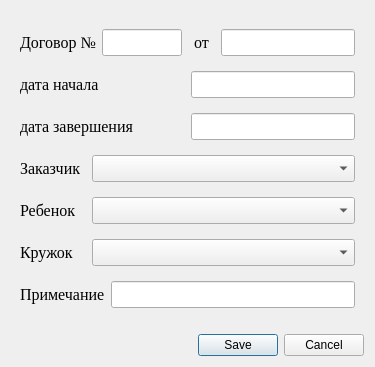
<?xml version="1.0" encoding="UTF-8"?>
<ui version="4.0">
 <class>DialogAddNewContract</class>
 <widget class="QDialog" name="DialogAddNewContract">
  <property name="geometry">
   <rect>
    <x>0</x>
    <y>0</y>
    <width>375</width>
    <height>367</height>
   </rect>
  </property>
  <property name="windowTitle">
   <string>Новый договор</string>
  </property>
  <layout class="QVBoxLayout" name="verticalLayout_2">
   <item>
    <widget class="QWidget" name="widget_ContractInfo" native="true">
     <layout class="QVBoxLayout" name="verticalLayout">
      <item>
       <layout class="QHBoxLayout" name="horizontalLayout" stretch="2,3,1,5">
        <item>
         <widget class="QLabel" name="label">
          <property name="font">
           <font>
            <family>Times New Roman</family>
            <pointsize>12</pointsize>
           </font>
          </property>
          <property name="text">
           <string>Договор №</string>
          </property>
         </widget>
        </item>
        <item>
         <widget class="QLineEdit" name="lineEdit_ContractNumberDialog">
          <property name="font">
           <font>
            <family>Times New Roman</family>
            <pointsize>12</pointsize>
           </font>
          </property>
         </widget>
        </item>
        <item>
         <widget class="QLabel" name="label_2">
          <property name="font">
           <font>
            <family>Times New Roman</family>
            <pointsize>12</pointsize>
           </font>
          </property>
          <property name="text">
           <string>от</string>
          </property>
          <property name="alignment">
           <set>Qt::AlignCenter</set>
          </property>
         </widget>
        </item>
        <item>
         <widget class="QLineEdit" name="lineEdit_ContractDateDialog">
          <property name="font">
           <font>
            <family>Times New Roman</family>
            <pointsize>12</pointsize>
           </font>
          </property>
         </widget>
        </item>
       </layout>
      </item>
      <item>
       <layout class="QHBoxLayout" name="horizontalLayout_2" stretch="1,1">
        <item>
         <widget class="QLabel" name="label_3">
          <property name="font">
           <font>
            <family>Times New Roman</family>
            <pointsize>12</pointsize>
           </font>
          </property>
          <property name="text">
           <string>дата начала</string>
          </property>
         </widget>
        </item>
        <item>
         <widget class="QLineEdit" name="lineEdit_ContractDateStartDialog">
          <property name="font">
           <font>
            <family>Times New Roman</family>
            <pointsize>12</pointsize>
           </font>
          </property>
         </widget>
        </item>
       </layout>
      </item>
      <item>
       <layout class="QHBoxLayout" name="horizontalLayout_4" stretch="1,1">
        <item>
         <widget class="QLabel" name="label_4">
          <property name="font">
           <font>
            <family>Times New Roman</family>
            <pointsize>12</pointsize>
           </font>
          </property>
          <property name="text">
           <string>дата завершения</string>
          </property>
         </widget>
        </item>
        <item>
         <widget class="QLineEdit" name="lineEdit_ContractDateEndDialog">
          <property name="font">
           <font>
            <family>Times New Roman</family>
            <pointsize>12</pointsize>
           </font>
          </property>
         </widget>
        </item>
       </layout>
      </item>
      <item>
       <layout class="QHBoxLayout" name="horizontalLayout_6" stretch="1,4">
        <item>
         <widget class="QLabel" name="label_5">
          <property name="font">
           <font>
            <family>Times New Roman</family>
            <pointsize>12</pointsize>
           </font>
          </property>
          <property name="text">
           <string>Заказчик</string>
          </property>
         </widget>
        </item>
        <item>
         <widget class="QComboBox" name="comboBox_ContractApplicantDialog">
          <property name="font">
           <font>
            <family>Times New Roman</family>
            <pointsize>12</pointsize>
           </font>
          </property>
         </widget>
        </item>
       </layout>
      </item>
      <item>
       <layout class="QHBoxLayout" name="horizontalLayout_7" stretch="1,4">
        <item>
         <widget class="QLabel" name="label_6">
          <property name="font">
           <font>
            <family>Times New Roman</family>
            <pointsize>12</pointsize>
           </font>
          </property>
          <property name="text">
           <string>Ребенок</string>
          </property>
         </widget>
        </item>
        <item>
         <widget class="QComboBox" name="comboBox_ContractChildDialog">
          <property name="font">
           <font>
            <family>Times New Roman</family>
            <pointsize>12</pointsize>
           </font>
          </property>
         </widget>
        </item>
       </layout>
      </item>
      <item>
       <layout class="QHBoxLayout" name="horizontalLayout_8" stretch="1,4">
        <item>
         <widget class="QLabel" name="label_7">
          <property name="font">
           <font>
            <family>Times New Roman</family>
            <pointsize>12</pointsize>
           </font>
          </property>
          <property name="text">
           <string>Кружок</string>
          </property>
         </widget>
        </item>
        <item>
         <widget class="QComboBox" name="comboBox_ContractLessonsDialog">
          <property name="font">
           <font>
            <family>Times New Roman</family>
            <pointsize>12</pointsize>
           </font>
          </property>
         </widget>
        </item>
       </layout>
      </item>
      <item>
       <layout class="QHBoxLayout" name="horizontalLayout_9">
        <item>
         <widget class="QLabel" name="label_8">
          <property name="font">
           <font>
            <family>Times New Roman</family>
            <pointsize>12</pointsize>
           </font>
          </property>
          <property name="text">
           <string>Примечание</string>
          </property>
         </widget>
        </item>
        <item>
         <widget class="QLineEdit" name="lineEdit_ContractRemaksDialog">
          <property name="font">
           <font>
            <family>Times New Roman</family>
            <pointsize>12</pointsize>
           </font>
          </property>
         </widget>
        </item>
       </layout>
      </item>
     </layout>
    </widget>
   </item>
   <item>
    <widget class="QDialogButtonBox" name="buttonBox">
     <property name="orientation">
      <enum>Qt::Horizontal</enum>
     </property>
     <property name="standardButtons">
      <set>QDialogButtonBox::Cancel|QDialogButtonBox::Save</set>
     </property>
    </widget>
   </item>
  </layout>
 </widget>
 <resources/>
 <connections>
  <connection>
   <sender>buttonBox</sender>
   <signal>accepted()</signal>
   <receiver>DialogAddNewContract</receiver>
   <slot>accept()</slot>
   <hints>
    <hint type="sourcelabel">
     <x>248</x>
     <y>254</y>
    </hint>
    <hint type="destinationlabel">
     <x>157</x>
     <y>274</y>
    </hint>
   </hints>
  </connection>
  <connection>
   <sender>buttonBox</sender>
   <signal>rejected()</signal>
   <receiver>DialogAddNewContract</receiver>
   <slot>reject()</slot>
   <hints>
    <hint type="sourcelabel">
     <x>316</x>
     <y>260</y>
    </hint>
    <hint type="destinationlabel">
     <x>286</x>
     <y>274</y>
    </hint>
   </hints>
  </connection>
 </connections>
</ui>
